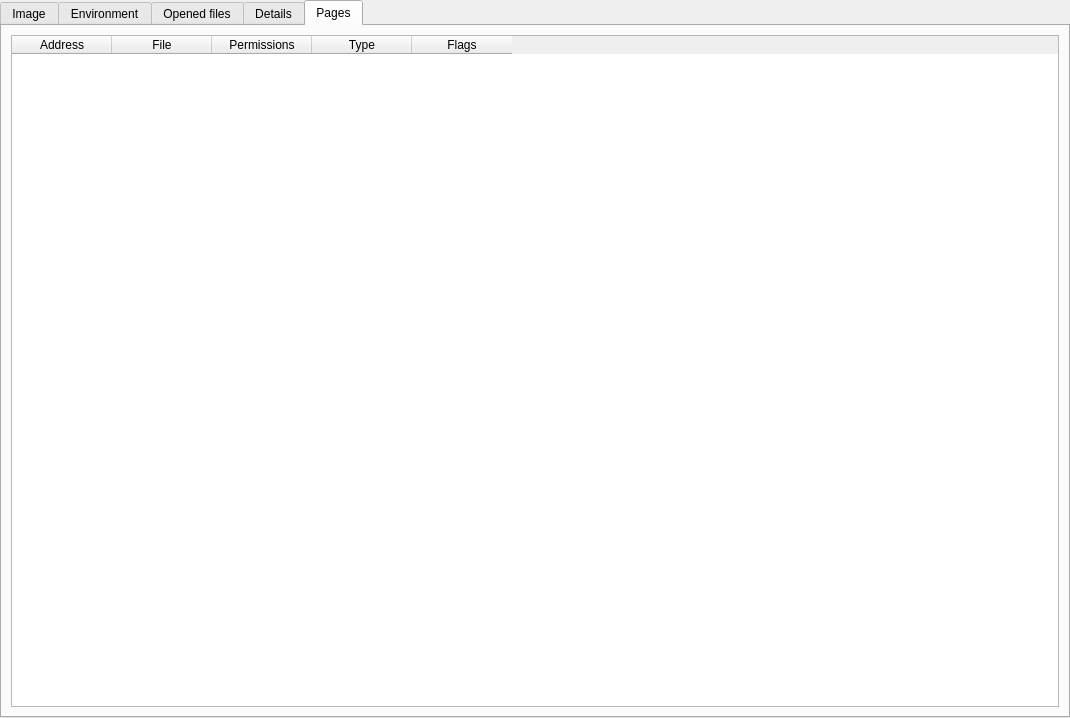
<?xml version="1.0" encoding="UTF-8"?>
<ui version="4.0">
 <class>ProcessDetailView</class>
 <widget class="QTabWidget" name="ProcessDetailView">
  <property name="geometry">
   <rect>
    <x>0</x>
    <y>0</y>
    <width>1070</width>
    <height>718</height>
   </rect>
  </property>
  <property name="windowTitle">
   <string>TabWidget</string>
  </property>
  <property name="currentIndex">
   <number>4</number>
  </property>
  <widget class="QWidget" name="tab_image">
   <attribute name="title">
    <string>Image</string>
   </attribute>
   <layout class="QVBoxLayout" name="verticalLayout_2">
    <item>
     <widget class="QGroupBox" name="groupBox_2">
      <property name="title">
       <string/>
      </property>
      <layout class="QGridLayout" name="gridLayout_2">
       <item row="4" column="2">
        <widget class="QDateTimeEdit" name="dateTimeEdit_starttime">
         <property name="frame">
          <bool>true</bool>
         </property>
         <property name="readOnly">
          <bool>true</bool>
         </property>
         <property name="accelerated">
          <bool>false</bool>
         </property>
         <property name="displayFormat">
          <string>HH:mm dd/MM/yyyy</string>
         </property>
        </widget>
       </item>
       <item row="1" column="0">
        <widget class="QLabel" name="label">
         <property name="text">
          <string>Executable</string>
         </property>
        </widget>
       </item>
       <item row="1" column="2">
        <widget class="QLineEdit" name="lineEdit_exe">
         <property name="readOnly">
          <bool>true</bool>
         </property>
        </widget>
       </item>
       <item row="2" column="0">
        <widget class="QLabel" name="label_2">
         <property name="text">
          <string>Command line</string>
         </property>
        </widget>
       </item>
       <item row="3" column="0">
        <widget class="QLabel" name="label_3">
         <property name="text">
          <string>Working directory</string>
         </property>
        </widget>
       </item>
       <item row="3" column="2">
        <widget class="QLineEdit" name="lineEdit_cwd">
         <property name="readOnly">
          <bool>true</bool>
         </property>
        </widget>
       </item>
       <item row="0" column="2">
        <widget class="QLineEdit" name="lineEdit_name"/>
       </item>
       <item row="0" column="0">
        <widget class="QLabel" name="label_21">
         <property name="text">
          <string>Name</string>
         </property>
        </widget>
       </item>
       <item row="4" column="0">
        <widget class="QLabel" name="label_9">
         <property name="text">
          <string>Start Date</string>
         </property>
        </widget>
       </item>
       <item row="5" column="2">
        <widget class="QLineEdit" name="lineEdit_state">
         <property name="frame">
          <bool>true</bool>
         </property>
        </widget>
       </item>
       <item row="5" column="0">
        <widget class="QLabel" name="label_11">
         <property name="text">
          <string>State</string>
         </property>
        </widget>
       </item>
       <item row="6" column="0">
        <widget class="QLabel" name="label_25">
         <property name="text">
          <string>Threads</string>
         </property>
        </widget>
       </item>
       <item row="6" column="2">
        <widget class="QLineEdit" name="lineEdit_num_threads"/>
       </item>
       <item row="2" column="2">
        <widget class="QLineEdit" name="lineEdit_cmdline"/>
       </item>
      </layout>
     </widget>
    </item>
    <item>
     <widget class="QGroupBox" name="groupBox">
      <property name="title">
       <string/>
      </property>
      <layout class="QGridLayout" name="gridLayout">
       <item row="0" column="2">
        <widget class="QLineEdit" name="lineEdit_pid">
         <property name="readOnly">
          <bool>true</bool>
         </property>
        </widget>
       </item>
       <item row="1" column="0">
        <widget class="QLabel" name="label_5">
         <property name="text">
          <string>Parent PID</string>
         </property>
        </widget>
       </item>
       <item row="1" column="2">
        <widget class="QLineEdit" name="lineEdit_ppid">
         <property name="readOnly">
          <bool>true</bool>
         </property>
        </widget>
       </item>
       <item row="3" column="0">
        <widget class="QLabel" name="label_6">
         <property name="text">
          <string>Session ID</string>
         </property>
        </widget>
       </item>
       <item row="3" column="2">
        <widget class="QLineEdit" name="lineEdit_sid">
         <property name="readOnly">
          <bool>true</bool>
         </property>
        </widget>
       </item>
       <item row="5" column="2">
        <widget class="QLineEdit" name="lineEdit_tty">
         <property name="readOnly">
          <bool>true</bool>
         </property>
        </widget>
       </item>
       <item row="6" column="2">
        <widget class="QLineEdit" name="lineEdit_tpgid">
         <property name="readOnly">
          <bool>true</bool>
         </property>
        </widget>
       </item>
       <item row="2" column="2">
        <widget class="QLineEdit" name="lineEdit_pgid"/>
       </item>
       <item row="5" column="0">
        <widget class="QLabel" name="label_7">
         <property name="text">
          <string>Controlling Terminal</string>
         </property>
        </widget>
       </item>
       <item row="6" column="0">
        <widget class="QLabel" name="label_8">
         <property name="text">
          <string>Foreground Process Group ID</string>
         </property>
        </widget>
       </item>
       <item row="2" column="0">
        <widget class="QLabel" name="label_10">
         <property name="text">
          <string>Process Group ID</string>
         </property>
        </widget>
       </item>
       <item row="0" column="0">
        <widget class="QLabel" name="label_4">
         <property name="text">
          <string>PID</string>
         </property>
        </widget>
       </item>
      </layout>
     </widget>
    </item>
   </layout>
  </widget>
  <widget class="QWidget" name="tab_env">
   <attribute name="title">
    <string>Environment</string>
   </attribute>
   <layout class="QHBoxLayout" name="horizontalLayout">
    <item>
     <widget class="QTableWidget" name="tableWidet_env">
      <property name="editTriggers">
       <set>QAbstractItemView::NoEditTriggers</set>
      </property>
      <attribute name="horizontalHeaderDefaultSectionSize">
       <number>300</number>
      </attribute>
      <attribute name="horizontalHeaderStretchLastSection">
       <bool>true</bool>
      </attribute>
      <attribute name="verticalHeaderDefaultSectionSize">
       <number>20</number>
      </attribute>
      <column>
       <property name="text">
        <string>Variable</string>
       </property>
      </column>
      <column>
       <property name="text">
        <string>Value</string>
       </property>
      </column>
     </widget>
    </item>
   </layout>
  </widget>
  <widget class="QWidget" name="tab_fds">
   <attribute name="title">
    <string>Opened files</string>
   </attribute>
   <layout class="QHBoxLayout" name="horizontalLayout_4">
    <item>
     <widget class="QTableWidget" name="tableWidget_fds">
      <property name="editTriggers">
       <set>QAbstractItemView::NoEditTriggers</set>
      </property>
      <property name="sortingEnabled">
       <bool>true</bool>
      </property>
      <attribute name="horizontalHeaderStretchLastSection">
       <bool>true</bool>
      </attribute>
      <attribute name="verticalHeaderDefaultSectionSize">
       <number>20</number>
      </attribute>
      <column>
       <property name="text">
        <string>Descriptor</string>
       </property>
      </column>
      <column>
       <property name="text">
        <string>Path</string>
       </property>
      </column>
     </widget>
    </item>
   </layout>
  </widget>
  <widget class="QWidget" name="tab_details">
   <attribute name="title">
    <string>Details</string>
   </attribute>
   <layout class="QHBoxLayout" name="horizontalLayout_5">
    <item>
     <layout class="QVBoxLayout" name="verticalLayout_3">
      <item>
       <widget class="QGroupBox" name="groupBox_3">
        <property name="title">
         <string/>
        </property>
        <layout class="QHBoxLayout" name="horizontalLayout_2">
         <item>
          <widget class="QTableWidget" name="tableWidget_uids">
           <property name="editTriggers">
            <set>QAbstractItemView::NoEditTriggers</set>
           </property>
           <property name="rowCount">
            <number>2</number>
           </property>
           <property name="columnCount">
            <number>4</number>
           </property>
           <attribute name="horizontalHeaderDefaultSectionSize">
            <number>75</number>
           </attribute>
           <attribute name="horizontalHeaderStretchLastSection">
            <bool>true</bool>
           </attribute>
           <attribute name="verticalHeaderDefaultSectionSize">
            <number>20</number>
           </attribute>
           <attribute name="verticalHeaderStretchLastSection">
            <bool>false</bool>
           </attribute>
           <row>
            <property name="text">
             <string>Uid</string>
            </property>
           </row>
           <row>
            <property name="text">
             <string>Gid</string>
            </property>
           </row>
           <column>
            <property name="text">
             <string>Real</string>
            </property>
           </column>
           <column>
            <property name="text">
             <string>Effective</string>
            </property>
           </column>
           <column>
            <property name="text">
             <string>Saved set</string>
            </property>
           </column>
           <column>
            <property name="text">
             <string>Filesystem</string>
            </property>
           </column>
          </widget>
         </item>
        </layout>
       </widget>
      </item>
      <item>
       <layout class="QGridLayout" name="gridLayout_7">
        <item row="0" column="0">
         <widget class="QGroupBox" name="groupBox_5">
          <property name="title">
           <string>Fault</string>
          </property>
          <layout class="QGridLayout" name="gridLayout_4">
           <item row="0" column="1">
            <widget class="QLabel" name="label_minflt">
             <property name="frameShape">
              <enum>QFrame::NoFrame</enum>
             </property>
             <property name="frameShadow">
              <enum>QFrame::Plain</enum>
             </property>
             <property name="lineWidth">
              <number>0</number>
             </property>
             <property name="midLineWidth">
              <number>0</number>
             </property>
             <property name="text">
              <string>TextLabel</string>
             </property>
            </widget>
           </item>
           <item row="2" column="1">
            <widget class="QLabel" name="label_cminflt">
             <property name="text">
              <string>TextLabel</string>
             </property>
            </widget>
           </item>
           <item row="1" column="0">
            <widget class="QLabel" name="label_18">
             <property name="text">
              <string>Major</string>
             </property>
            </widget>
           </item>
           <item row="0" column="0">
            <widget class="QLabel" name="label_12">
             <property name="text">
              <string>Minor</string>
             </property>
            </widget>
           </item>
           <item row="2" column="0">
            <widget class="QLabel" name="label_16">
             <property name="text">
              <string>Child Minor</string>
             </property>
            </widget>
           </item>
           <item row="4" column="1">
            <widget class="QLabel" name="label_cmajflt">
             <property name="text">
              <string>TextLabel</string>
             </property>
            </widget>
           </item>
           <item row="1" column="1">
            <widget class="QLabel" name="label_majflt">
             <property name="text">
              <string>TextLabel</string>
             </property>
            </widget>
           </item>
           <item row="4" column="0">
            <widget class="QLabel" name="label_19">
             <property name="text">
              <string>Child Major</string>
             </property>
            </widget>
           </item>
          </layout>
         </widget>
        </item>
        <item row="0" column="1" rowspan="2">
         <widget class="QGroupBox" name="groupBox_8">
          <property name="title">
           <string/>
          </property>
          <layout class="QGridLayout" name="gridLayout_6">
           <item row="2" column="1">
            <widget class="QLabel" name="label_kstkesp">
             <property name="text">
              <string>TextLabel</string>
             </property>
            </widget>
           </item>
           <item row="4" column="1">
            <widget class="QLabel" name="label_start_data">
             <property name="text">
              <string>TextLabel</string>
             </property>
            </widget>
           </item>
           <item row="7" column="1">
            <widget class="QLabel" name="label_start_arg">
             <property name="text">
              <string>TextLabel</string>
             </property>
            </widget>
           </item>
           <item row="10" column="1">
            <widget class="QLabel" name="label_end_env">
             <property name="text">
              <string>TextLabel</string>
             </property>
            </widget>
           </item>
           <item row="6" column="0">
            <widget class="QLabel" name="label_38">
             <property name="text">
              <string>Start brk</string>
             </property>
            </widget>
           </item>
           <item row="5" column="0">
            <widget class="QLabel" name="label_37">
             <property name="text">
              <string>End Data</string>
             </property>
            </widget>
           </item>
           <item row="6" column="1">
            <widget class="QLabel" name="label_start_brk">
             <property name="text">
              <string>TextLabel</string>
             </property>
            </widget>
           </item>
           <item row="3" column="1">
            <widget class="QLabel" name="label_kstkeip">
             <property name="text">
              <string>TextLabel</string>
             </property>
            </widget>
           </item>
           <item row="10" column="0">
            <widget class="QLabel" name="label_42">
             <property name="text">
              <string>End Env</string>
             </property>
            </widget>
           </item>
           <item row="3" column="0">
            <widget class="QLabel" name="label_35">
             <property name="text">
              <string>EIP</string>
             </property>
            </widget>
           </item>
           <item row="8" column="1">
            <widget class="QLabel" name="label_end_arg">
             <property name="text">
              <string>TextLabel</string>
             </property>
            </widget>
           </item>
           <item row="2" column="0">
            <widget class="QLabel" name="label_34">
             <property name="text">
              <string>ESP</string>
             </property>
            </widget>
           </item>
           <item row="1" column="0">
            <widget class="QLabel" name="label_33">
             <property name="text">
              <string>End Code</string>
             </property>
            </widget>
           </item>
           <item row="1" column="1">
            <widget class="QLabel" name="label_end_code">
             <property name="text">
              <string>TextLabel</string>
             </property>
            </widget>
           </item>
           <item row="0" column="1">
            <widget class="QLabel" name="label_start_code">
             <property name="text">
              <string>TextLabel</string>
             </property>
            </widget>
           </item>
           <item row="9" column="0">
            <widget class="QLabel" name="label_41">
             <property name="text">
              <string>Start Env</string>
             </property>
            </widget>
           </item>
           <item row="0" column="0">
            <widget class="QLabel" name="label_32">
             <property name="text">
              <string>Start Code</string>
             </property>
            </widget>
           </item>
           <item row="9" column="1">
            <widget class="QLabel" name="label_start_env">
             <property name="text">
              <string>TextLabel</string>
             </property>
            </widget>
           </item>
           <item row="7" column="0">
            <widget class="QLabel" name="label_39">
             <property name="text">
              <string>Start Arg</string>
             </property>
            </widget>
           </item>
           <item row="8" column="0">
            <widget class="QLabel" name="label_40">
             <property name="text">
              <string>End Arg</string>
             </property>
            </widget>
           </item>
           <item row="5" column="1">
            <widget class="QLabel" name="label_end_data">
             <property name="text">
              <string>TextLabel</string>
             </property>
            </widget>
           </item>
           <item row="4" column="0">
            <widget class="QLabel" name="label_36">
             <property name="text">
              <string>Start Data</string>
             </property>
            </widget>
           </item>
          </layout>
         </widget>
        </item>
        <item row="1" column="0">
         <widget class="QGroupBox" name="groupBox_6">
          <property name="title">
           <string>Time</string>
          </property>
          <layout class="QGridLayout" name="gridLayout_5">
           <item row="2" column="0">
            <widget class="QLabel" name="label_28">
             <property name="text">
              <string>Guest</string>
             </property>
            </widget>
           </item>
           <item row="5" column="0">
            <widget class="QLabel" name="label_29">
             <property name="text">
              <string>Child Guest</string>
             </property>
            </widget>
           </item>
           <item row="2" column="1">
            <widget class="QLabel" name="label_guest_time">
             <property name="text">
              <string>TextLabel</string>
             </property>
            </widget>
           </item>
           <item row="0" column="0">
            <widget class="QLabel" name="label_13">
             <property name="text">
              <string>Userspace</string>
             </property>
            </widget>
           </item>
           <item row="0" column="1">
            <widget class="QLabel" name="label_utime">
             <property name="text">
              <string>TextLabel</string>
             </property>
            </widget>
           </item>
           <item row="5" column="1">
            <widget class="QLabel" name="label_cguest_time">
             <property name="text">
              <string>TextLabel</string>
             </property>
            </widget>
           </item>
           <item row="3" column="0">
            <widget class="QLabel" name="label_15">
             <property name="text">
              <string>Child Userspace</string>
             </property>
            </widget>
           </item>
           <item row="3" column="1">
            <widget class="QLabel" name="label_cutime">
             <property name="text">
              <string>TextLabel</string>
             </property>
            </widget>
           </item>
           <item row="4" column="0">
            <widget class="QLabel" name="label_17">
             <property name="text">
              <string>Child Kernel space</string>
             </property>
            </widget>
           </item>
           <item row="4" column="1">
            <widget class="QLabel" name="label_cstime">
             <property name="text">
              <string>TextLabel</string>
             </property>
            </widget>
           </item>
           <item row="1" column="0">
            <widget class="QLabel" name="label_14">
             <property name="text">
              <string>Kernel space</string>
             </property>
            </widget>
           </item>
           <item row="1" column="1">
            <widget class="QLabel" name="label_stime">
             <property name="text">
              <string>TextLabel</string>
             </property>
            </widget>
           </item>
          </layout>
         </widget>
        </item>
        <item row="2" column="0">
         <widget class="QGroupBox" name="groupBox_7">
          <property name="title">
           <string>Scheduling</string>
          </property>
          <layout class="QGridLayout" name="gridLayout_3">
           <item row="5" column="0">
            <widget class="QLabel" name="label_27">
             <property name="text">
              <string>Block I/O Delays</string>
             </property>
            </widget>
           </item>
           <item row="0" column="0">
            <widget class="QLabel" name="label_20">
             <property name="text">
              <string>Priority</string>
             </property>
            </widget>
           </item>
           <item row="0" column="1">
            <widget class="QLabel" name="label_priority">
             <property name="text">
              <string>TextLabel</string>
             </property>
            </widget>
           </item>
           <item row="6" column="0">
            <widget class="QLabel" name="label_30">
             <property name="text">
              <string>Channel Address</string>
             </property>
            </widget>
           </item>
           <item row="3" column="1">
            <widget class="QLabel" name="label_processor">
             <property name="text">
              <string>TextLabel</string>
             </property>
            </widget>
           </item>
           <item row="1" column="0">
            <widget class="QLabel" name="label_24">
             <property name="text">
              <string>Real-Time Priority</string>
             </property>
            </widget>
           </item>
           <item row="4" column="1">
            <widget class="QLabel" name="label_policy">
             <property name="text">
              <string>TextLabel</string>
             </property>
            </widget>
           </item>
           <item row="6" column="1">
            <widget class="QLabel" name="label_wchan_addr">
             <property name="text">
              <string>TextLabel</string>
             </property>
            </widget>
           </item>
           <item row="5" column="1">
            <widget class="QLabel" name="label_delayacct_blkio_ticks">
             <property name="text">
              <string>TextLabel</string>
             </property>
            </widget>
           </item>
           <item row="4" column="0">
            <widget class="QLabel" name="label_26">
             <property name="text">
              <string>Policy</string>
             </property>
            </widget>
           </item>
           <item row="7" column="0">
            <widget class="QLabel" name="label_31">
             <property name="text">
              <string>Channel Name</string>
             </property>
            </widget>
           </item>
           <item row="7" column="1">
            <widget class="QLabel" name="label_wchan_name">
             <property name="text">
              <string>TextLabel</string>
             </property>
            </widget>
           </item>
           <item row="1" column="1">
            <widget class="QLabel" name="label_rt_priority">
             <property name="text">
              <string>TextLabel</string>
             </property>
            </widget>
           </item>
           <item row="2" column="0">
            <widget class="QLabel" name="label_22">
             <property name="text">
              <string>Nice</string>
             </property>
            </widget>
           </item>
           <item row="2" column="1">
            <widget class="QLabel" name="label_nice">
             <property name="text">
              <string>TextLabel</string>
             </property>
            </widget>
           </item>
           <item row="3" column="0">
            <widget class="QLabel" name="label_23">
             <property name="text">
              <string>Processor</string>
             </property>
            </widget>
           </item>
          </layout>
         </widget>
        </item>
       </layout>
      </item>
     </layout>
    </item>
    <item>
     <layout class="QHBoxLayout" name="horizontalLayout_3">
      <item>
       <widget class="QGroupBox" name="groupBox_4">
        <property name="title">
         <string>Flags</string>
        </property>
        <layout class="QVBoxLayout" name="verticalLayout">
         <item>
          <widget class="QLabel" name="label_pf_exiting">
           <property name="enabled">
            <bool>false</bool>
           </property>
           <property name="text">
            <string>PF_EXITING</string>
           </property>
          </widget>
         </item>
         <item>
          <widget class="QLabel" name="label_pf_exitpidone">
           <property name="enabled">
            <bool>false</bool>
           </property>
           <property name="text">
            <string>PF_EXITPIDONE</string>
           </property>
          </widget>
         </item>
         <item>
          <widget class="QLabel" name="label_pf_vcpu">
           <property name="enabled">
            <bool>false</bool>
           </property>
           <property name="text">
            <string>PF_VCPU</string>
           </property>
          </widget>
         </item>
         <item>
          <widget class="QLabel" name="label_pf_wq_worker">
           <property name="enabled">
            <bool>false</bool>
           </property>
           <property name="text">
            <string>PF_WQ_WORKER</string>
           </property>
          </widget>
         </item>
         <item>
          <widget class="QLabel" name="label_pf_forknoexec">
           <property name="enabled">
            <bool>false</bool>
           </property>
           <property name="text">
            <string>PF_FORKNOEXEC</string>
           </property>
          </widget>
         </item>
         <item>
          <widget class="QLabel" name="label_pf_mce_process">
           <property name="enabled">
            <bool>false</bool>
           </property>
           <property name="text">
            <string>PF_MCE_PROCESS</string>
           </property>
          </widget>
         </item>
         <item>
          <widget class="QLabel" name="label_pf_superpriv">
           <property name="enabled">
            <bool>false</bool>
           </property>
           <property name="text">
            <string>PF_SUPERPRIV</string>
           </property>
          </widget>
         </item>
         <item>
          <widget class="QLabel" name="label_pf_dumpcore">
           <property name="enabled">
            <bool>false</bool>
           </property>
           <property name="text">
            <string>PF_DUMPCORE</string>
           </property>
          </widget>
         </item>
         <item>
          <widget class="QLabel" name="label_pf_signaled">
           <property name="enabled">
            <bool>false</bool>
           </property>
           <property name="text">
            <string>PF_SIGNALED</string>
           </property>
          </widget>
         </item>
         <item>
          <widget class="QLabel" name="label_pf_memalloc">
           <property name="enabled">
            <bool>false</bool>
           </property>
           <property name="text">
            <string>PF_MEMALLOC</string>
           </property>
          </widget>
         </item>
         <item>
          <widget class="QLabel" name="label_pf_nproc_exceeded">
           <property name="enabled">
            <bool>false</bool>
           </property>
           <property name="text">
            <string>PF_NPROC_EXCEEDED</string>
           </property>
          </widget>
         </item>
         <item>
          <widget class="QLabel" name="label_pf_used_math">
           <property name="enabled">
            <bool>false</bool>
           </property>
           <property name="text">
            <string>PF_USED_MATH</string>
           </property>
          </widget>
         </item>
         <item>
          <widget class="QLabel" name="label_pf_used_async">
           <property name="enabled">
            <bool>false</bool>
           </property>
           <property name="text">
            <string>PF_USED_ASYNC</string>
           </property>
          </widget>
         </item>
         <item>
          <widget class="QLabel" name="label_pf_nofreeze">
           <property name="enabled">
            <bool>false</bool>
           </property>
           <property name="text">
            <string>PF_NOFREEZE</string>
           </property>
          </widget>
         </item>
         <item>
          <widget class="QLabel" name="label_pf_frozen">
           <property name="enabled">
            <bool>false</bool>
           </property>
           <property name="text">
            <string>PF_FROZEN</string>
           </property>
          </widget>
         </item>
         <item>
          <widget class="QLabel" name="label_pf_fstrans">
           <property name="enabled">
            <bool>false</bool>
           </property>
           <property name="text">
            <string>PF_FSTRANS</string>
           </property>
          </widget>
         </item>
         <item>
          <widget class="QLabel" name="label_pf_kswapd">
           <property name="enabled">
            <bool>false</bool>
           </property>
           <property name="text">
            <string>PF_KSWAPD</string>
           </property>
          </widget>
         </item>
         <item>
          <widget class="QLabel" name="label_pf_memalloc_noio">
           <property name="enabled">
            <bool>false</bool>
           </property>
           <property name="text">
            <string>PF_MEMALLOC_NOIO</string>
           </property>
          </widget>
         </item>
         <item>
          <widget class="QLabel" name="label_pf_less_throttle">
           <property name="enabled">
            <bool>false</bool>
           </property>
           <property name="text">
            <string>PF_LESS_THROTTLE</string>
           </property>
          </widget>
         </item>
         <item>
          <widget class="QLabel" name="label_pf_kthread">
           <property name="enabled">
            <bool>false</bool>
           </property>
           <property name="text">
            <string>PF_KTHREAD</string>
           </property>
          </widget>
         </item>
         <item>
          <widget class="QLabel" name="label_pf_randomize">
           <property name="enabled">
            <bool>false</bool>
           </property>
           <property name="text">
            <string>PF_RANDOMIZE</string>
           </property>
          </widget>
         </item>
         <item>
          <widget class="QLabel" name="label_pf_swapwrite">
           <property name="enabled">
            <bool>false</bool>
           </property>
           <property name="text">
            <string>PF_SWAPWRITE</string>
           </property>
          </widget>
         </item>
         <item>
          <widget class="QLabel" name="label_pf_no_setaffinity">
           <property name="enabled">
            <bool>false</bool>
           </property>
           <property name="text">
            <string>PF_NO_SETAFFINITY</string>
           </property>
          </widget>
         </item>
         <item>
          <widget class="QLabel" name="label_pf_mce_early">
           <property name="enabled">
            <bool>false</bool>
           </property>
           <property name="text">
            <string>PF_MCE_EARLY</string>
           </property>
          </widget>
         </item>
         <item>
          <widget class="QLabel" name="label_pf_mutex_tester">
           <property name="enabled">
            <bool>false</bool>
           </property>
           <property name="text">
            <string>PF_MUTEX_TESTER</string>
           </property>
          </widget>
         </item>
         <item>
          <widget class="QLabel" name="label_pf_freezer_skip">
           <property name="enabled">
            <bool>false</bool>
           </property>
           <property name="text">
            <string>PF_FREEZER_SKIP</string>
           </property>
          </widget>
         </item>
         <item>
          <widget class="QLabel" name="label_pf_suspend_task">
           <property name="enabled">
            <bool>false</bool>
           </property>
           <property name="text">
            <string>PF_SUSPEND_TASK</string>
           </property>
          </widget>
         </item>
        </layout>
       </widget>
      </item>
      <item>
       <widget class="QGroupBox" name="groupBox_9">
        <property name="title">
         <string>Virtual Memory</string>
        </property>
        <layout class="QGridLayout" name="gridLayout_8">
         <item row="0" column="0">
          <widget class="QLabel" name="label_43">
           <property name="text">
            <string>Peak Size</string>
           </property>
          </widget>
         </item>
         <item row="0" column="1">
          <widget class="QLabel" name="label_vm_peak">
           <property name="text">
            <string>TextLabel</string>
           </property>
          </widget>
         </item>
         <item row="1" column="0">
          <widget class="QLabel" name="label_44">
           <property name="text">
            <string>Size</string>
           </property>
          </widget>
         </item>
         <item row="1" column="1">
          <widget class="QLabel" name="label_vm_size">
           <property name="text">
            <string>TextLabel</string>
           </property>
          </widget>
         </item>
         <item row="2" column="0">
          <widget class="QLabel" name="label_45">
           <property name="text">
            <string>Locked Size</string>
           </property>
          </widget>
         </item>
         <item row="2" column="1">
          <widget class="QLabel" name="label_vm_lck">
           <property name="text">
            <string>TextLabel</string>
           </property>
          </widget>
         </item>
         <item row="3" column="0">
          <widget class="QLabel" name="label_46">
           <property name="text">
            <string>Pinned Size</string>
           </property>
          </widget>
         </item>
         <item row="3" column="1">
          <widget class="QLabel" name="label_vm_pin">
           <property name="text">
            <string>TextLabel</string>
           </property>
          </widget>
         </item>
         <item row="4" column="0">
          <widget class="QLabel" name="label_47">
           <property name="text">
            <string>Peak Resident Set Size</string>
           </property>
          </widget>
         </item>
         <item row="4" column="1">
          <widget class="QLabel" name="label_vm_hwm">
           <property name="text">
            <string>TextLabel</string>
           </property>
          </widget>
         </item>
         <item row="5" column="0">
          <widget class="QLabel" name="label_48">
           <property name="text">
            <string>Resident Set Size</string>
           </property>
          </widget>
         </item>
         <item row="5" column="1">
          <widget class="QLabel" name="label_vm_rss">
           <property name="text">
            <string>TextLabel</string>
           </property>
          </widget>
         </item>
         <item row="6" column="0">
          <widget class="QLabel" name="label_49">
           <property name="text">
            <string>Data Size</string>
           </property>
          </widget>
         </item>
         <item row="6" column="1">
          <widget class="QLabel" name="label_vm_data">
           <property name="text">
            <string>TextLabel</string>
           </property>
          </widget>
         </item>
         <item row="7" column="0">
          <widget class="QLabel" name="label_50">
           <property name="text">
            <string>Stack Size</string>
           </property>
          </widget>
         </item>
         <item row="7" column="1">
          <widget class="QLabel" name="label_vm_stk">
           <property name="text">
            <string>TextLabel</string>
           </property>
          </widget>
         </item>
         <item row="8" column="0">
          <widget class="QLabel" name="label_51">
           <property name="text">
            <string>Text Size</string>
           </property>
          </widget>
         </item>
         <item row="8" column="1">
          <widget class="QLabel" name="label_vm_exe">
           <property name="text">
            <string>TextLabel</string>
           </property>
          </widget>
         </item>
         <item row="9" column="0">
          <widget class="QLabel" name="label_52">
           <property name="text">
            <string>Shared Library Size</string>
           </property>
          </widget>
         </item>
         <item row="9" column="1">
          <widget class="QLabel" name="label_vm_lib">
           <property name="text">
            <string>TextLabel</string>
           </property>
          </widget>
         </item>
         <item row="10" column="0">
          <widget class="QLabel" name="label_53">
           <property name="text">
            <string>Page Table Entries Size</string>
           </property>
          </widget>
         </item>
         <item row="10" column="1">
          <widget class="QLabel" name="label_vm_pte">
           <property name="text">
            <string>TextLabel</string>
           </property>
          </widget>
         </item>
         <item row="11" column="0">
          <widget class="QLabel" name="label_54">
           <property name="text">
            <string>Second-level Page Tables Size</string>
           </property>
          </widget>
         </item>
         <item row="11" column="1">
          <widget class="QLabel" name="label_vm_pmd">
           <property name="text">
            <string>TextLabel</string>
           </property>
          </widget>
         </item>
         <item row="12" column="0">
          <widget class="QLabel" name="label_55">
           <property name="text">
            <string>Swapped-out Size</string>
           </property>
          </widget>
         </item>
         <item row="12" column="1">
          <widget class="QLabel" name="label_vm_swap">
           <property name="text">
            <string>TextLabel</string>
           </property>
          </widget>
         </item>
        </layout>
       </widget>
      </item>
     </layout>
    </item>
   </layout>
  </widget>
  <widget class="QWidget" name="tab">
   <attribute name="title">
    <string>Pages</string>
   </attribute>
   <layout class="QHBoxLayout" name="horizontalLayout_6">
    <item>
     <widget class="QTableWidget" name="tableWidget_maps">
      <property name="editTriggers">
       <set>QAbstractItemView::NoEditTriggers</set>
      </property>
      <attribute name="horizontalHeaderMinimumSectionSize">
       <number>50</number>
      </attribute>
      <attribute name="horizontalHeaderStretchLastSection">
       <bool>false</bool>
      </attribute>
      <attribute name="verticalHeaderDefaultSectionSize">
       <number>20</number>
      </attribute>
      <column>
       <property name="text">
        <string>Address</string>
       </property>
      </column>
      <column>
       <property name="text">
        <string>File</string>
       </property>
      </column>
      <column>
       <property name="text">
        <string>Permissions</string>
       </property>
      </column>
      <column>
       <property name="text">
        <string>Type</string>
       </property>
      </column>
      <column>
       <property name="text">
        <string>Flags</string>
       </property>
      </column>
     </widget>
    </item>
   </layout>
  </widget>
 </widget>
 <resources/>
 <connections/>
</ui>
